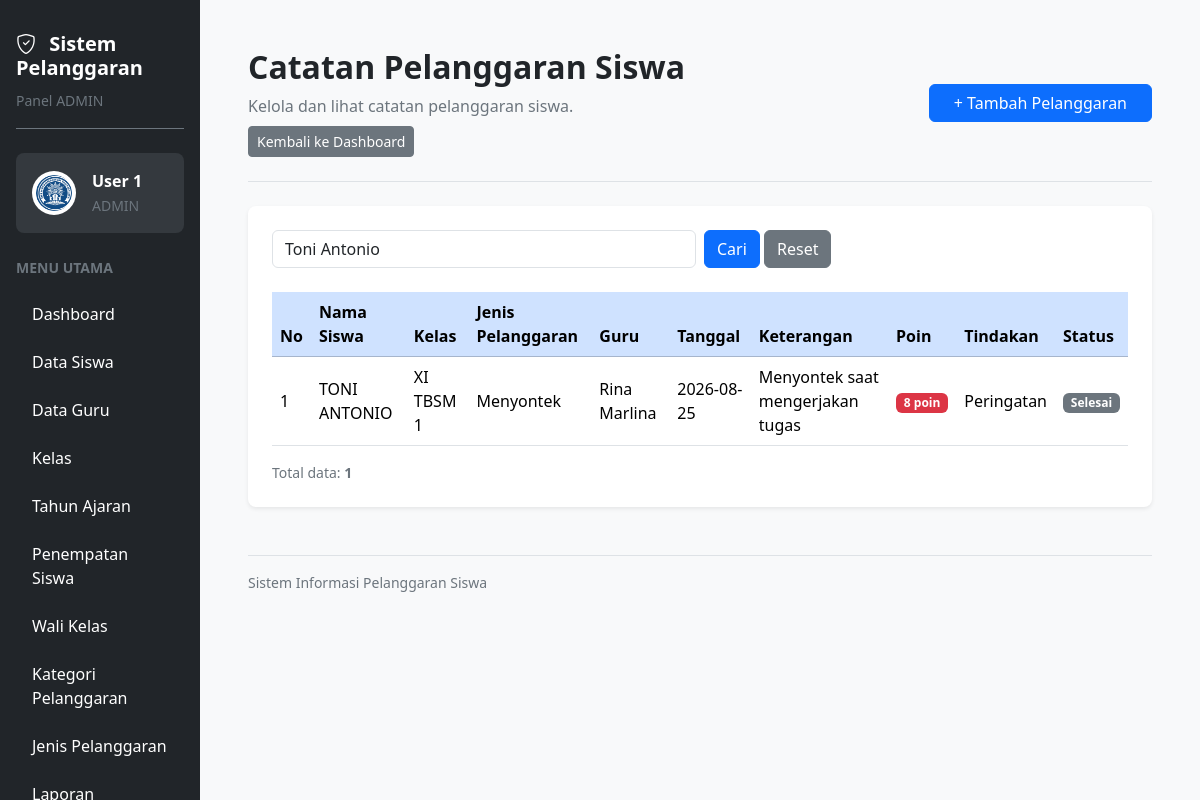
Before: /catatan_pelanggaran.php?cari=Toni Antonio (signed in) with the older database file.
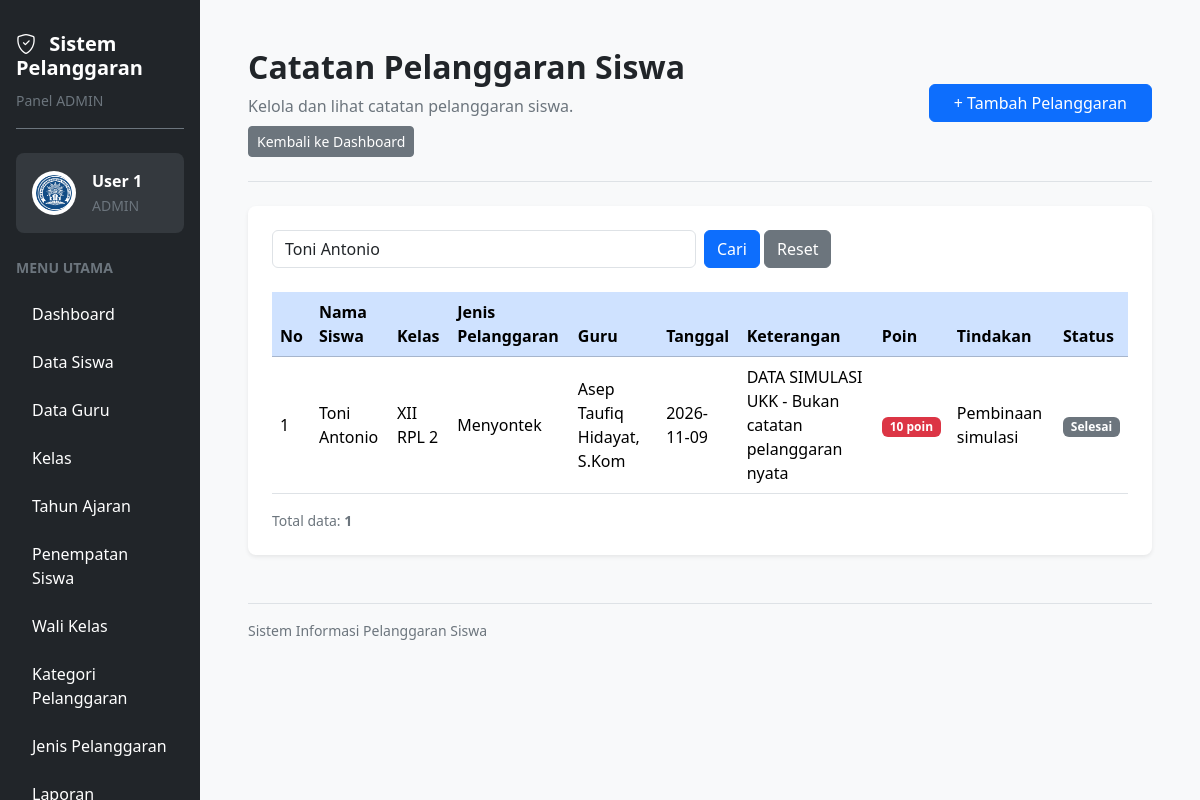
After: the same page with the newer database file.
### tables this page shows
CREATE TABLE `t_pelanggaran_siswa` (
  `id` int(11) NOT NULL,
  `tahun_ajaran_id` int(11) NOT NULL,
  `siswa_id` int(11) NOT NULL,
  `nama_siswa` varchar(150) NOT NULL,
  `kelas_id` int(11) NOT NULL,
  `nama_kelas` varchar(100) NOT NULL,
  `pelanggaran_id` int(11) NOT NULL,
  `nama_pelanggaran` varchar(150) NOT NULL,
  `pelanggaran_kategori_id` int(11) NOT NULL,
  `guru_id` int(11) NOT NULL,
  `nama_guru` varchar(150) NOT NULL,
  `tanggal` date NOT NULL,
  `keterangan` text NOT NULL,
  `poin` int(11) NOT NULL,
  `tindakan` text NOT NULL,
  `status` varchar(30) NOT NULL,
  `created_at` timestamp NOT NULL DEFAULT current_timestamp(),
  `updated_at` timestamp NOT NULL DEFAULT current_timestamp()
);

### catatan_pelanggaran.php (the view, shortened to what the changed rows need)
<?php
require_once __DIR__ . "/config/koneksi.php";
$cari = trim($_GET['cari'] ?? '');
if ($cari !== '') {
    $stmt = mysqli_prepare(
        $koneksi,
        "SELECT * FROM t_pelanggaran_siswa
         WHERE nama_siswa LIKE ?
            OR nama_kelas LIKE ?
            OR nama_pelanggaran LIKE ?
            OR nama_guru LIKE ?
         ORDER BY tanggal DESC, id DESC"
    );
    $kata = "%".$cari."%";
    mysqli_stmt_bind_param($stmt, "ssss", $kata, $kata, $kata, $kata);
    mysqli_stmt_execute($stmt);
    $data = mysqli_stmt_get_result($stmt);
} else {
    $data = mysqli_query(
        $koneksi,
        "SELECT * FROM t_pelanggaran_siswa
         ORDER BY tanggal DESC, id DESC"
    );
}
?>
<!DOCTYPE html>
<html lang="id">
<head>
    <link href="https://cdn.jsdelivr.net/npm/bootstrap@5.3.3/dist/css/bootstrap.min.css" rel="stylesheet">
    <link href="https://cdn.jsdelivr.net/npm/bootstrap-icons@1.11.3/font/bootstrap-icons.min.css" rel="stylesheet">
    <link href="https://cdn.datatables.net/2.3.4/css/dataTables.bootstrap5.min.css" rel="stylesheet">
</head>
<body class="bg-light overflow-hidden">
<div class="container-fluid vh-100 overflow-hidden">
    <div class="row h-100 flex-nowrap">
        <main class="col-12 col-md-9 col-lg-10 vh-100 overflow-auto p-3 p-lg-5">
            <div class="d-flex flex-wrap justify-content-between align-items-center gap-3 mb-4 pb-4 border-bottom">
                <div>
                    <h2 class="fw-bold mb-2">Catatan Pelanggaran Siswa</h2>
                </div>
            </div>
            <div class="card border-0 shadow-sm rounded-3">
                <div class="card-body p-3 p-lg-4">
                    <div class="table-responsive">
                        <table id="tabelPelanggaran" class="table table-hover align-middle">
                            <thead>
                                <tr class="table-primary">
                                    <th>No</th>
                                    <th>Nama Siswa</th>
                                    <th>Kelas</th>
                                    <th>Jenis Pelanggaran</th>
                                    <th>Guru</th>
                                    <th>Tanggal</th>
                                    <th>Keterangan</th>
                                    <th>Poin</th>
                                    <th>Tindakan</th>
                                    <th>Status</th>
                                </tr>
                            </thead>
                            <tbody>
                                <?php $no = 1; ?>
                                <?php while ($row = mysqli_fetch_assoc($data)): ?>
                                    <tr>
                                        <td><?= $no++; ?></td>
                                        <td><?= htmlspecialchars($row['nama_siswa'] ?? '', ENT_QUOTES, 'UTF-8'); ?></td>
                                        <td><?= htmlspecialchars($row['nama_kelas'] ?? '', ENT_QUOTES, 'UTF-8'); ?></td>
                                        <td><?= htmlspecialchars($row['nama_pelanggaran'] ?? '', ENT_QUOTES, 'UTF-8'); ?></td>
                                        <td><?= htmlspecialchars($row['nama_guru'] ?? '', ENT_QUOTES, 'UTF-8'); ?></td>
                                        <td><?= htmlspecialchars($row['tanggal'] ?? '', ENT_QUOTES, 'UTF-8'); ?></td>
                                        <td><?= htmlspecialchars($row['keterangan'] ?? '', ENT_QUOTES, 'UTF-8'); ?></td>
                                        <td><span class="badge bg-danger"><?= (int)($row['poin'] ?? 0); ?> poin</span></td>
                                        <td><?= htmlspecialchars($row['tindakan'] ?? '', ENT_QUOTES, 'UTF-8'); ?></td>
                                        <td>
                                            <?php if (($row['status'] ?? '') === 'Diproses'): ?>
                                                <span class="badge bg-success">Diproses</span>
                                            <?php else: ?>
                                                <span class="badge bg-secondary">
                                                    <?= htmlspecialchars($row['status'] ?? '', ENT_QUOTES, 'UTF-8'); ?>
                                                </span>
                                            <?php endif; ?>
                                        </td>
                                    </tr>
                                <?php endwhile; ?>
                            </tbody>
                        </table>
                    </div>
                </div>
            </div>
        </main>
    </div>
</div>
</body>
</html>

Changed rows visible on the page:
removed t_pelanggaran_siswa: nama_siswa "TONI ANTONIO", nama_kelas "XI TBSM 1", nama_pelanggaran "Menyontek", nama_guru "Rina Marlina", tanggal "2026-08-25", keterangan "Menyontek saat mengerjakan tugas", poin "8", tindakan "Peringatan", status "Selesai"
added t_pelanggaran_siswa: nama_siswa "Toni Antonio", nama_kelas "XII RPL 2", nama_pelanggaran "Menyontek", nama_guru "Asep Taufiq Hidayat, S.Kom", tanggal "2026-11-09", keterangan "DATA SIMULASI UKK - Bukan catatan pelanggaran nyata", poin "10", tindakan "Pembinaan simulasi", status "Selesai"
